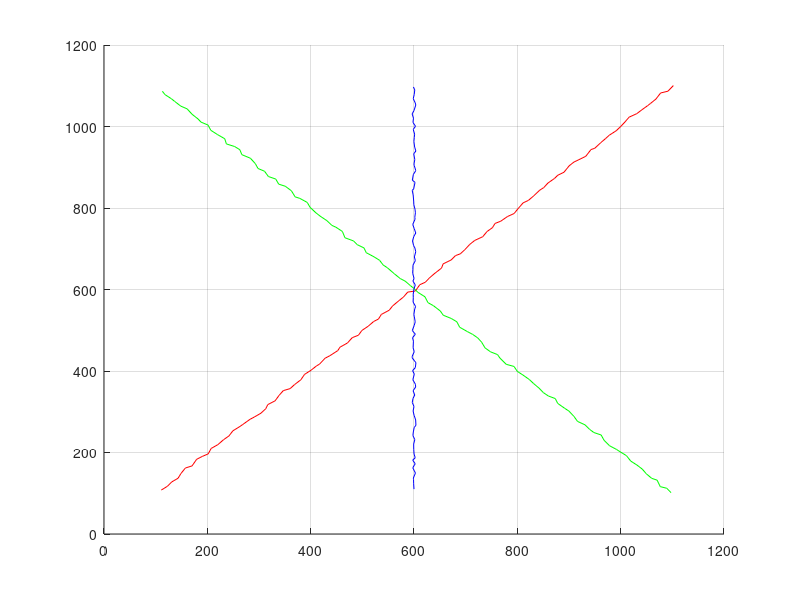
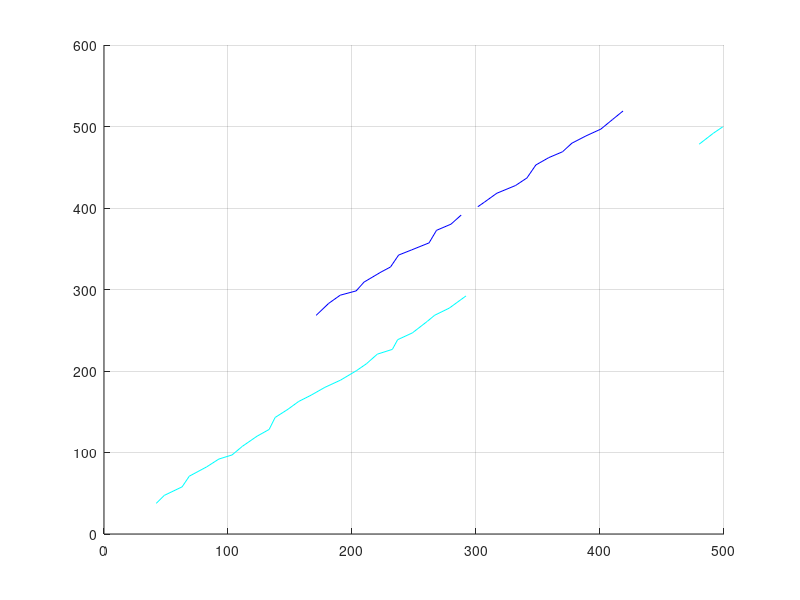

MATLAB code to generate these figures, in order:
%% test data generation
clear;clc;

%% Test data for simple association
nframes = 100;
for i = 1:nframes
    centroid(1,1) = 100  + 10*i + 7.5*(-0.5 + rand(1,1));
    centroid(1,2) = 100  + 10*i + 7.5*(-0.5 + rand(1,1));
    centroid(2,1) = 100  + 10*i + 7.5*(-0.5 + rand(1,1));
    centroid(2,2) = 1100 - 10*i + 7.5*(-0.5 + rand(1,1));
    centroid(3,1) = 600 +  0*i  + 7.5*(-0.5 + rand(1,1));
    centroid(3,2) = 100 +  10*i + 7.5*(-0.5 + rand(1,1));
    structure(i).centroid = centroid;
end

figure, grid on % Plot figure
for i = 1:nframes-1
    centroid1 = structure(i).centroid;
    centroid2 = structure(i+1).centroid;

    line([centroid1(1,1),centroid2(1,1)],[centroid1(1,2),centroid2(1,2)],"color","r");
    line([centroid1(2,1),centroid2(2,1)],[centroid1(2,2),centroid2(2,2)],"color","g");
    line([centroid1(3,1),centroid2(3,1)],[centroid1(3,2),centroid2(3,2)],"color","b");
end

save('test_data_non_empty.mat','structure') % save the data 


%% Test data for complex association
clear;clc;
for i = 4:16
    structure(i).centroid = [10*i+ 7*(-0.5 + rand(1,1)) 10*i+ 7*(-0.5 + rand(1,1))];
end
for i = 17:29
    structure(i).centroid = [10*i+ 7*(-0.5 + rand(1,1)) 10*i+ 7*(-0.5 + rand(1,1));
                             10*i+ 7*(-0.5 + rand(1,1)) 100+10*i+ 7*(-0.5 + rand(1,1))];
end
for i = 30:42
    structure(i).centroid = [10*i+ 7*(-0.5 + rand(1,1)) 100+10*i+ 7*(-0.5 + rand(1,1))];
end
for i = 48:50
    structure(i).centroid = [10*i+ 7*(-0.5 + rand(1,1)) 10*i+ 7*(-0.5 + rand(1,1))];
end

figure, grid on % Plot figure
for i = 4:28
    L11 = structure(i).centroid(1,:);
    L12 = structure(i+1).centroid(1,:);
    line([L11(1),L12(1)],[L11(2),L12(2)],"color","c")
end
for i = 17:28
    L11 = structure(i).centroid(2,:);
    L12 = structure(i+1).centroid(2,:);
    line([L11(1),L12(1)],[L11(2),L12(2)],"color","b")
end
for i = 30:41
    L11 = structure(i).centroid(1,:);
    L12 = structure(i+1).centroid(1,:);
    line([L11(1),L12(1)],[L11(2),L12(2)],"color","b")
end
for i = 48:49
    L11 = structure(i).centroid(1,:);
    L12 = structure(i+1).centroid(1,:);
    line([L11(1),L12(1)],[L11(2),L12(2)],"color","c")
end

hold on % Hold on to generate the  result of testing
save('test_data_empty.mat','structure')